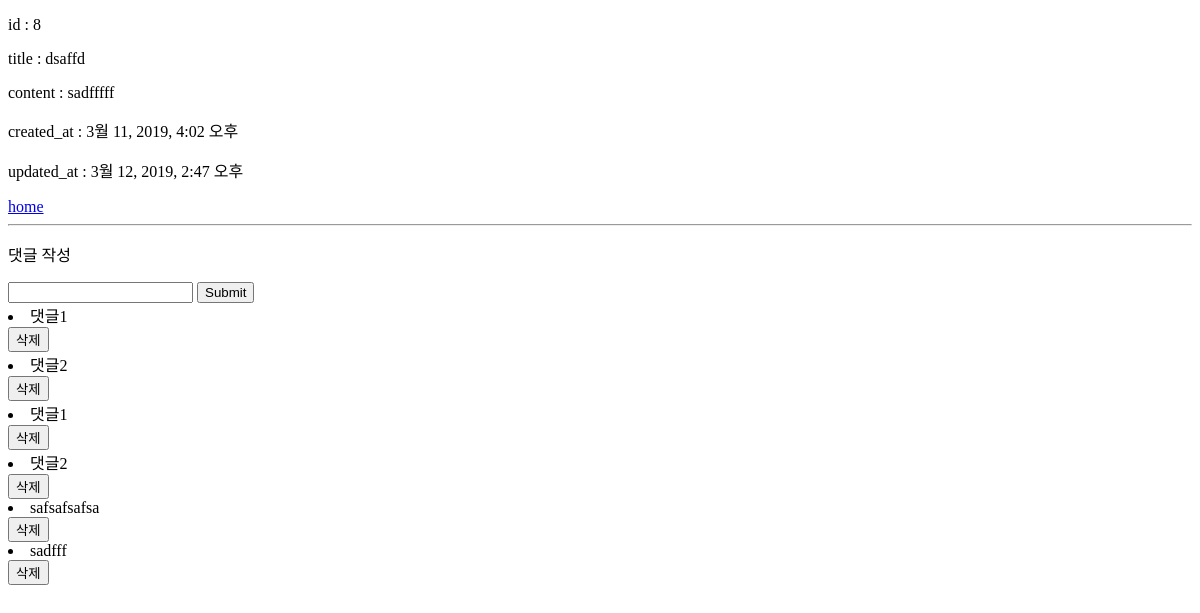
The app's page /boards/8/, older data.
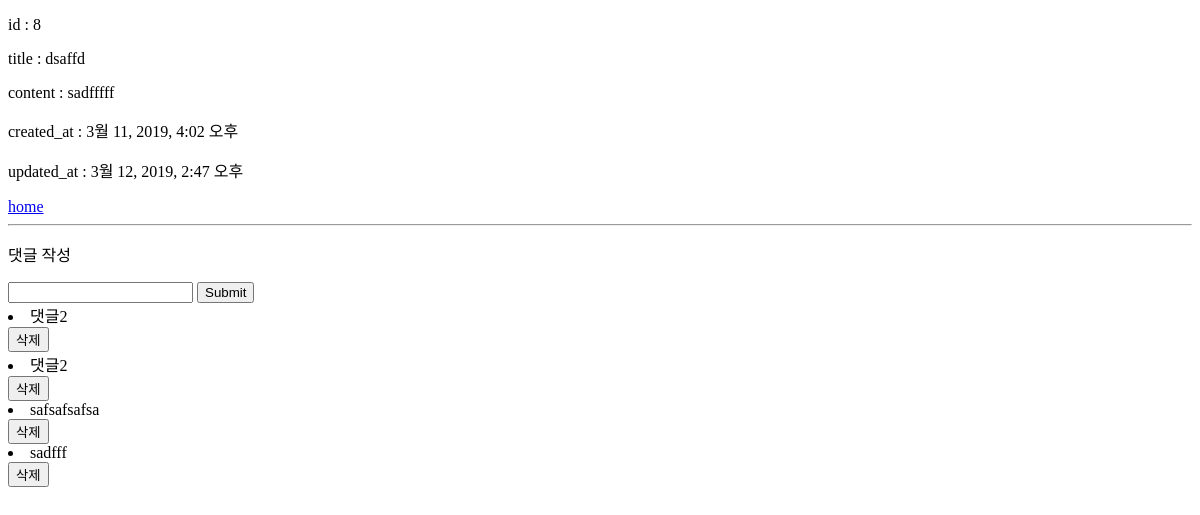
The same page, newer data.
### boards/models.py (models this page shows, shortened)
class boards(models.Model):
    title = models.CharField(max_length=30)
    content = models.TextField()
    created_at = models.DateTimeField(auto_now_add=True)
    updated_at = models.DateTimeField(auto_now=True)

class Comment(models.Model):
    content = models.CharField(max_length=100)
    created_at = models.DateTimeField(auto_now_add=True)
    updated_at = models.DateTimeField(auto_now=True)
    board = models.ForeignKey(boards, on_delete=models.CASCADE)

### boards/views.py (the view)
# urls.py: path('<int:board_pk>/', views.detail, name='detail'),
def detail(request, board_pk):
    board = boards.objects.get(pk=board_pk)
    comments = board.comment_set.all()
    context = {
        'board':board,
        'comments':comments
    }
    return render(request, 'boards/detail.html', context)

### boards/templates/boards/detail.html (shortened to what this page needs)
{% extends 'boards/base.html' %}
{% block body %}
<p>id : {{board.pk }}</p>
<p>title : {{ board.title }}</p>
<p>content : {{ board.content }}</p>
<p>created_at : {{ board.created_at }}</p>
<p>updated_at : {{ board.updated_at }}</p>
<a href="{% url 'boards:index' %}">home</a>
<hr>
<p>댓글 작성</p>
<form action="{% url 'boards:comment_create' board.pk %}" method="POST">
    <input type="text" name="content">
    <input type="submit">
</form>
{% for comment in comments %}
<li>{{ comment.content }} </li>
<form action="{% url 'boards:comments_delete' board.pk comment.pk %}" method="POST" style="display: inline" onsubmit="return confirm('삭제할거야?')">
    <input type="submit" value="삭제">
</form>
{% endfor %}
{% endblock %}

### boards/templates/boards/base.html (shortened to what this page needs)
<!DOCTYPE html>
<html lang="ko">
<head>
</head>
<body>
    {% block body %}
    {% endblock %}
</body>
</html>

Row changes from the older to the newer data that the page shows:
removed Comment: content "댓글1"
removed Comment: content "댓글1"
